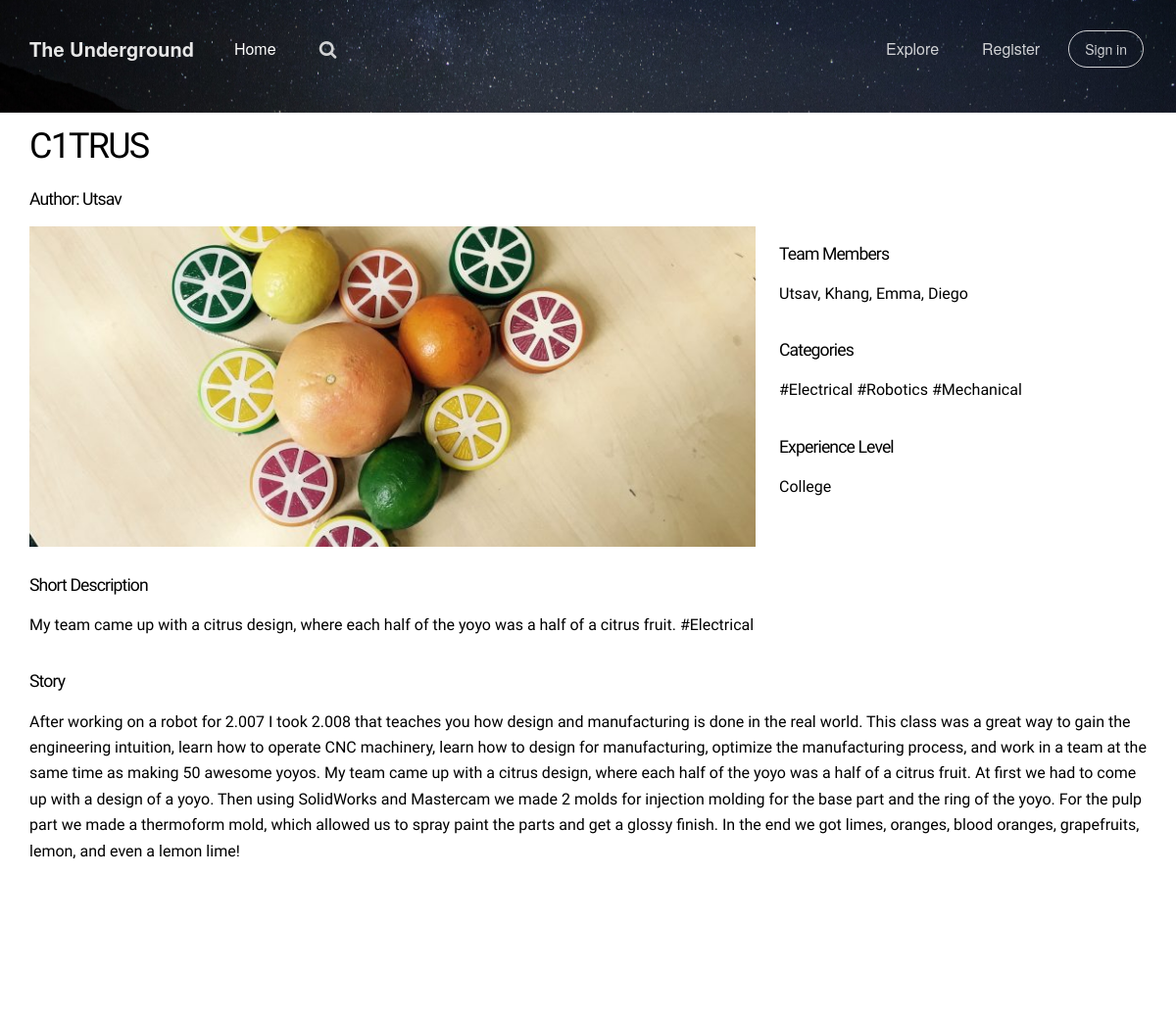
Screenshot of /home/6/ with the database file from the repository.
### social_app/models.py (models this page shows, shortened)
class Post(models.Model):
    creator = models.ForeignKey(Creator, on_delete=models.CASCADE)
    title = models.CharField(max_length=200, default="Project Title")
    short_description = models.TextField(blank=True, default="Describe your awesome project!")
    story = models.TextField(blank=True, default="")
    pub_date = models.DateTimeField('date published', default=timezone.now)
    categories = models.ManyToManyField(Category, blank=True)
    experiences = models.ManyToManyField(Experience, blank=True)
    pictures = models.TextField(blank=True, default="/social_app/img/blank.gif", null=True)
    members = models.TextField(blank=True, default="Utsav, Khang, Emma, Diego")
    like_count = models.IntegerField(default=0)
    view_count = models.IntegerField(default=0)

class Creator(models.Model):
    user = models.OneToOneField(User, on_delete=models.CASCADE, unique=True, null=True)
    profile_pic_url = models.TextField(default="")
    cover_pic_url = models.TextField(default="")
    bio = models.TextField(default="")

class Category(models.Model):
    name = models.CharField(max_length=200)

### social_app/views.py (the view)
# urls.py: url(r'^(?P<post_id>[0-9]+)/$', views.post_details, name='post_details'),
def post_details(request, post_id):
    if hasattr(request.user, 'creator'):
        creator = request.user.creator
    else:
        creator = None
    post = get_object_or_404(Post, pk=post_id)
    is_author = False
    if creator is not None and post.creator.id == creator.id:
        is_author = True
    return render(request, 'core/post_details.html', {'post': post, 'is_author': is_author})

### social_app/templates/core/post_details.html (shortened to what this page needs)
{% extends 'core/base_generic.html' %}
{% load static %}
{% block content %}
    <h2> {{ post.title }}</h2>
    <h4>Author: {{ post.creator.user.first_name }}</h4>
    <section class="banner style1 orient-right content-align-left image-position-center onscroll-image-fade-in"
             id="first">
        <div class="content" style="padding: 16px 0 16px 0; max-width: 30%; margin: 0 0 0 24px">
            <h4><strong>Team Members</strong></h4>
            {% if post.creator.members %}
                <p>{{ post.creator.members }}</p>
            {% else %}
                <p>Utsav, Khang, Emma, Diego</p>
            {% endif %}
            <h4><strong>Categories</strong></h4>
            <p>{% for category in post.categories.all %}
                #{{ category.name }}
            {% endfor %}</p>
            <h4><strong>Experience Level</strong></h4>
            <p>College</p>
        </div>
        <div class="image" style="max-width: 70%">
            <img src="{% static post.pictures %}"/>
        </div>
    </section>
    <br>
    <h4><strong>Short Description</strong></h4>
    <p>{{ post.short_description }}</p>
    <h4><strong>Story</strong></h4>
    <p>{{ post.story }}</p>
{% endblock %}

### social_app/templates/core/base_generic.html (shortened to what this page needs)
<!DOCTYPE html>
<html lang="en">
<head>
    {% load static %}
    <link rel="stylesheet" href="{% static "social_app/css/bootstrap.css" %}">
    <link rel="stylesheet" href="{% static 'social_app/css/gsdk.css' %}">
    <link rel="stylesheet" href="{% static 'social_app/css/demo.css' %}">
    <link rel="stylesheet" href="{% static 'social_app/css/story_main.css' %}">
    <link href="http://netdna.bootstrapcdn.com/font-awesome/4.0.3/css/font-awesome.css" rel="stylesheet">
</head>
<body>
{% include 'core/navbar.html' %}
<div class="container-fluid">
    <div class="main">
        <div class="container tim-container" style="max-width:1400px; padding-top: 10px">
            {% block content %}{% endblock %}
        </div>
        <div class="space"></div>
    </div>
</div>
</body>
</html>

### social_app/templates/core/navbar.html
{% load static %}
{% if user.is_authenticated and not user.is_superuser %}
    {% include 'core/navbar_signin.html' %}
{% else %}
    {% include 'core/navbar_notsignin.html' %}
{% endif %}

### social_app/templates/core/navbar_notsignin.html (shortened to what this page needs)
{% load static %}
<div id="navbar-full">
    <div id="navbar">
        <nav class="navbar navbar-ct-blue navbar-transparent navbar-fixed-top" role="navigation">
            <div class="container">
                <div class="navbar-header">
                    <a class="navbar-brand" href="{% url 'home' %}">The Underground</a>
                </div>
                <div class="collapse navbar-collapse" id="bs-example-navbar-collapse-1">
                    <ul class="nav navbar-nav">
                        <li class="active"><a href="{% url 'home' %}">Home</a></li>
                        <li>
                            <a href="javascript:void(0);" data-toggle="search" class="hidden-xs"><i
                                    class="fa fa-search"></i></a>
                        </li>
                    </ul>
                    <ul class="nav navbar-nav navbar-right">
                        <li><a href="#gsdk">Explore</a></li>
                        <li><a href="/login/">Register</a></li>
                        <li>
                            <a href="/login/" class="btn btn-round btn-default">Sign in</a>
                        </li>
                    </ul>
                </div>
            </div>
        </nav>
        <div class="blurred-container">
            <div class="img-src"
                 style="background-image: url({% static 'social_app/img/cb-colour-nightsky.jpg' %})"></div>
        </div>
    </div>
</div>

### social_app/static/social_app/css/gsdk.css (style rules this page uses)
h1, .h1, h2, .h2, h3, .h3, h4, .h4, h5, .h5, h6, .h6, p, .navbar, .brand, .btn-simple, a, .td-name, td { -moz-osx-font-smoothing: grayscale; -webkit-font-smoothing: antialiased; font-family: "Helvetica Neue","Open Sans",Arial,sans-serif; }
h1, .h1, h2, .h2, h3, .h3, h4, .h4 { font-weight: 400; margin: 30px 0 15px; }
h2, .h2 { font-size: 36px; }
h4, .h4 { font-size: 22px; line-height: 30px; }
p { font-size: 16px; line-height: 1.5; }
body { font-family: "Helvetica Neue","Open Sans",Arial,sans-serif; }
.main { background-color: #FFFFFF; position: relative; }
a { color: #000000; }
.form-control, .input-group-addon, .tagsinput, .navbar, .navbar .alert { -webkit-transition: all 300ms linear; -moz-transition: all 300ms linear; -o-transition: all 300ms linear; -ms-transition: all 300ms linear; transition: all 300ms linear; }
.fa { width: 18px; text-align: center; }
.btn { border-width: 2px; background-color: transparent; font-weight: 400; opacity: 0.8; filter: alpha(opacity=80); padding: 8px 16px; border-color: #888888; color: #888888; }
.btn-round { border-width: 1px; border-radius: 30px !important; padding: 9px 18px; }
.navbar { border: 0; font-size: 16px; transition: all 0.4s; -webkit-transition: all 0.4s; }
.navbar .navbar-brand { font-weight: 600; margin: 5px 0px; padding: 20px 15px; font-size: 20px; }
.navbar .navbar-nav > li > a { padding: 10px 15px; margin: 15px 3px; }
.navbar .navbar-nav > li > a.btn { margin: 15px 3px; padding: 8px 16px; }
.navbar .navbar-nav > li > a.btn-round { margin: 16px 3px; }
.navbar .navbar-nav > li > a [class^="fa"] { font-size: 19px; position: relative; top: 1px; }
.navbar .btn { margin: 15px 3px; font-size: 14px; }
.navbar-transparent .navbar-brand, [class*="navbar-ct"] .navbar-brand { color: #FFFFFF; opacity: 0.9; filter: alpha(opacity=90); }
.navbar-transparent .navbar-nav > li > a:not(.btn), .navbar-transparent .navbar-nav > li > a.btn-default, [class*="navbar-ct"] .navbar-nav > li > a:not(.btn), [class*="navbar-ct"] .navbar-nav > li > a.btn-default { color: #FFFFFF; border-color: #FFFFFF; opacity: 0.8; filter: alpha(opacity=80); }
.navbar-transparent .navbar-nav > .active > a:not(.btn), .navbar-transparent .navbar-nav > .active > a:hover:not(.btn), .navbar-transparent .navbar-nav > .active > a:focus:not(.btn), .navbar-transparent .navbar-nav > li > a:hover:not(.btn), .navbar-transparent .navbar-nav > li > a:focus:not(.btn), [class*="navbar-ct"] .navbar-nav > .active > a:not(.btn), [class*="navbar-ct"] .navbar-nav > .active > a:hover:not(.btn), [class*="navbar-ct"] .navbar-nav > .active > a:focus:not(.btn), [class*="navbar-ct"] .navbar-nav > li > a:hover:not(.btn), [class*="navbar-ct"] .navbar-nav > li > a:focus:not(.btn) { background-color: transparent; border-radius: 3px; color: #FFFFFF; opacity: 1; filter: alpha(opacity=100); }
.navbar-transparent .btn-default, [class*="navbar-ct"] .btn-default { color: #FFFFFF; border-color: #FFFFFF; }
.navbar-ct-blue { background-color: #000000; }
.navbar-transparent { padding-top: 15px; background-color: transparent; border-bottom: 1px solid transparent; }

### social_app/static/social_app/css/demo.css (style rules this page uses)
.tim-container { background: #ffffff; }
#navbar-full .navbar { border-radius: 0 !important; margin-bottom: 0; }
.space { height: 130px; display: block; }
.main { background-color: #FFFFFF; }
.blurred-container { position:relative; width:100%; height:115px; top:0; left:0; }
.blurred-container > .img-src { position:fixed; width:100%; height:115px; background-repeat:no-repeat; background-size:cover; background-position: center center; }
.main { background-color: #FFFFFF; position: relative; }

### rows the page displays
Post: title "C1TRUS", creator.user.first_name "Utsav", pictures (picture), short_description "My team came up with a citrus design, where each half of the yoyo was a half of a citrus fruit. #Electrical", story "After working on a robot for 2.007 I took 2.008 that teaches you how design and manufacturing is done in the real world. This class was a great way to gain the engineering intuition, learn how to operate CNC machinery, learn how to design for manufacturing, optimize the manufacturing process, and work in a team at the same time as making 50 awesome yoyos. My team came up with a citrus design, where each half of the yoyo was a half of a citrus fruit. At first we had to come up with a design of a yoyo. Then using SolidWorks and Mastercam we made 2 molds for injection molding for the base part and the ring of the yoyo. For the pulp part we made a thermoform mold, which allowed us to spray…"
Category: name "Electrical"
Category: name "Robotics"
Category: name "Mechanical"
